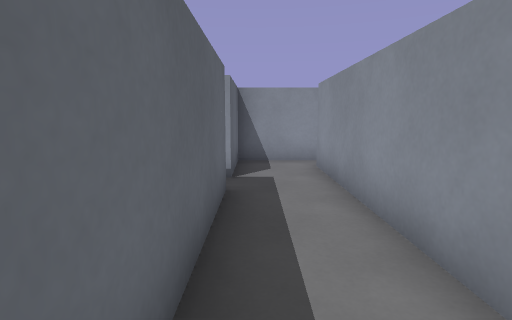
[1] (above)

18 first-person views from a walk through a 3-D level made in the Godot game engine. The camera is 1.2 m above the floor, tilts 8° down and sees 80° across. The floor is counted in squares, 1 m on a side. Each view is taken from the middle of a square. On the plan, view 1 faces up. The plan holds only what a view shows up to about 13 squares ahead; the rest is blank. Surface patterns are stand-ins for the level's own textures.

[2]
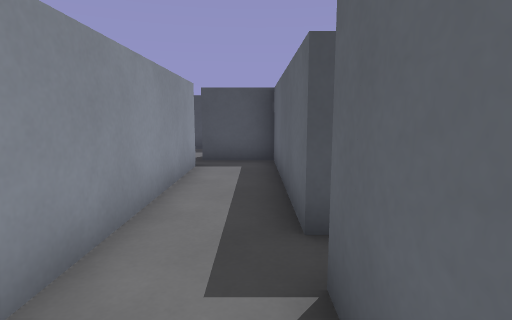

[3]
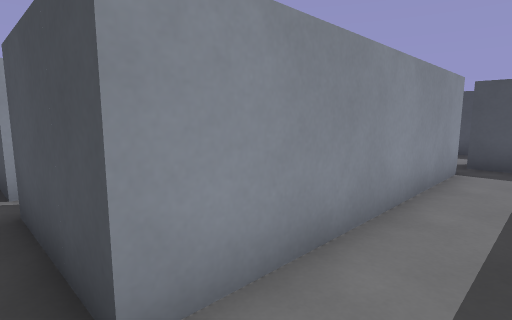

[4]
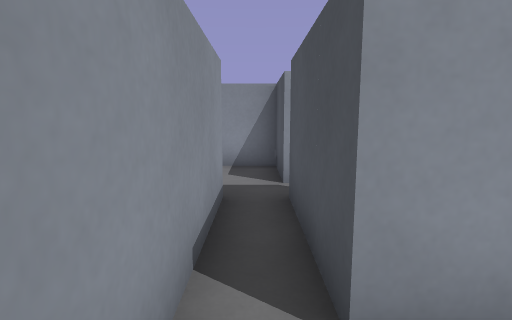

[5]
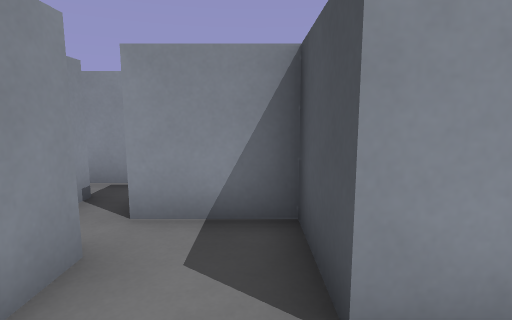

[6]
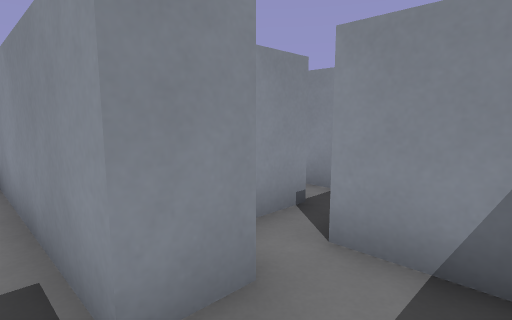

[7]
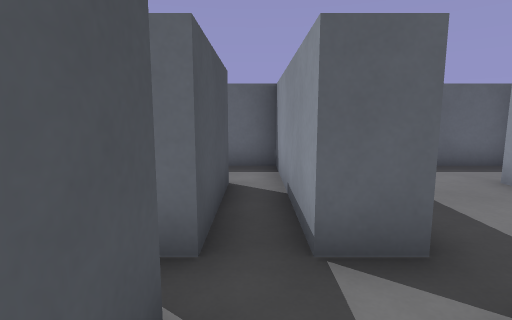

[8]
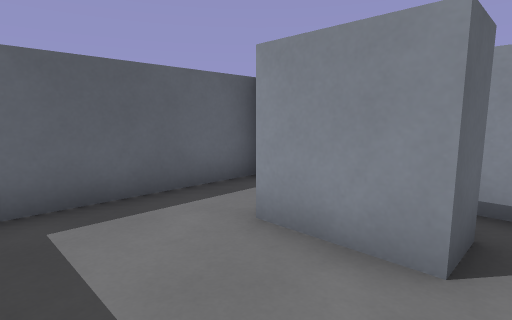

[9]
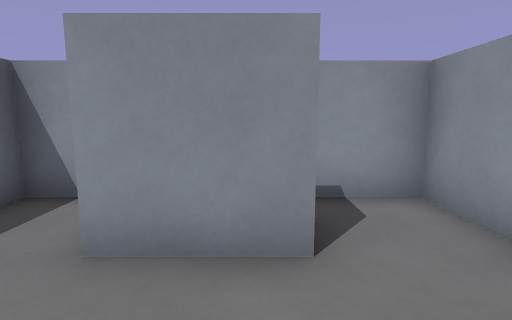

[10]
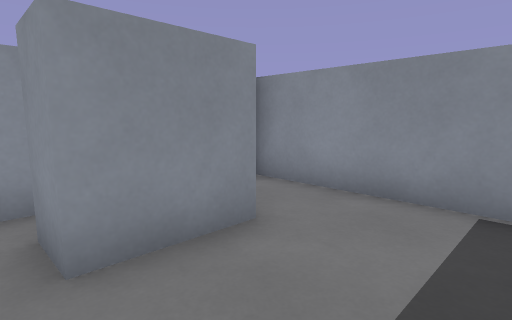

[11]
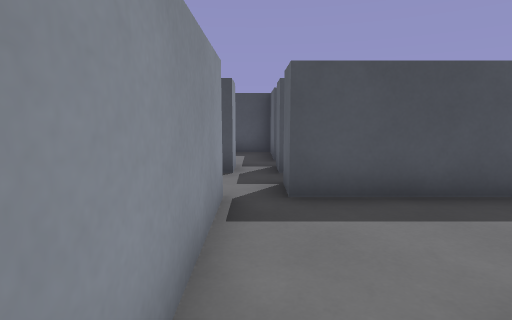

[12]
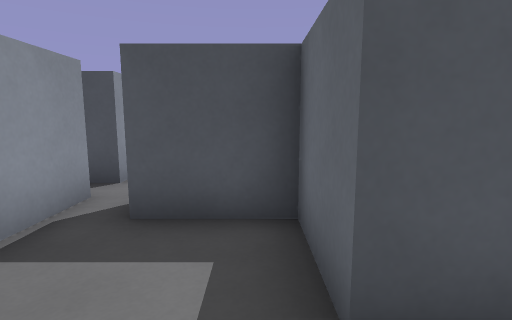

[13]
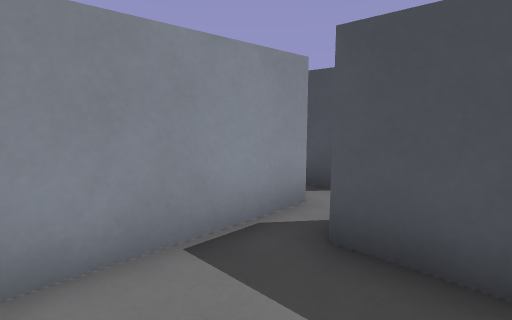

[14]
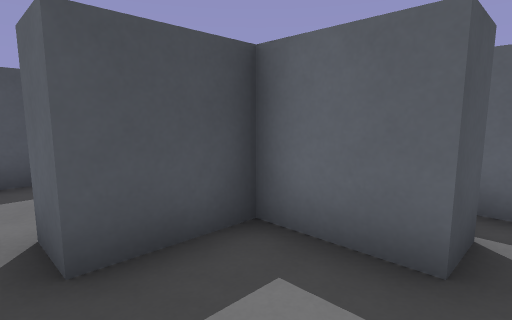

[15]
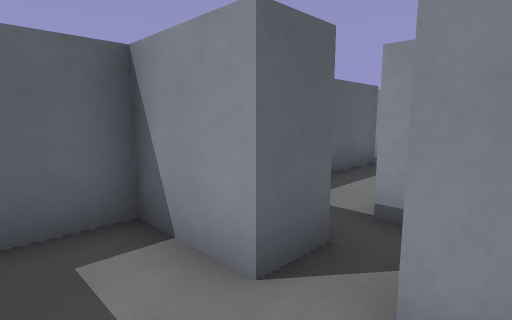

[16]
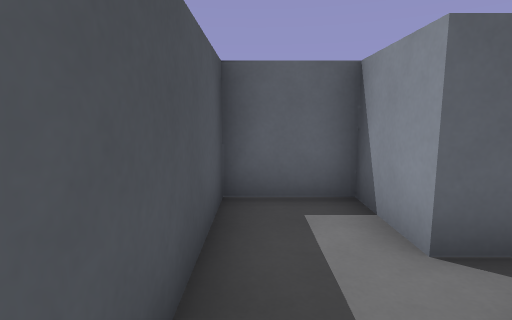

[17]
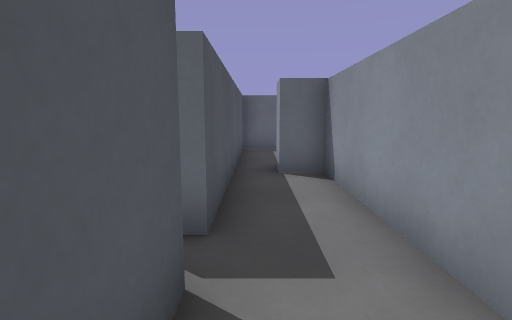

[18]
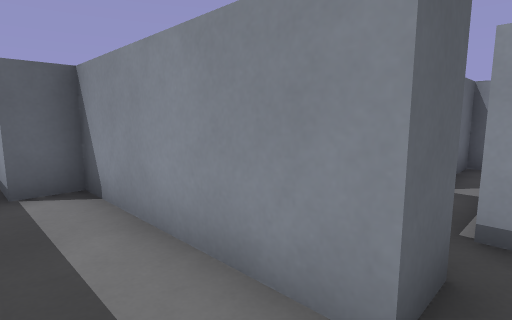

### Floor plan
Key: @ floor where view 1 was taken; # wall or solid block; x gap in a wall; . floor.
Columns run from 1 left of view 1 to 11 right of it. Each row starts with its distance up from view 1.
 15 ########
 14 #......#
 13 #..##..#
 12 #......#
 11 #......###.#
 10 #......#...#
  9 ######...#
  8 #........#
  7 #..###.###
  6 x..#.....##
  5 x..#.#...#.
  4 #..# #...#.
  3 #..# ###.#.
  2 #..#   ....
  1 #..#   ..#.#
  0 #@..   ..#..
 -1 ###.#######.
 -2 #....#.....
 -3 #............
 -4 #########xx#

Positions as (right, up) in squares from view 1, and headings:
1: (0, 0), facing up
2: (0, 8), facing down
3: (0, 8), facing down-right
4: (0, 8), facing right
5: (4, 8), facing right
6: (5, 8), facing up-right
7: (7, 8), facing left
8: (4, 10), facing up-left
9: (3, 10), facing up
10: (1, 10), facing up-right
11: (5, 14), facing down
12: (5, 7), facing down
13: (5, 6), facing down-right
14: (7, 6), facing down-left
15: (3, -3), facing up-left
16: (4, -3), facing left
17: (11, -3), facing left
18: (10, -3), facing up-left
